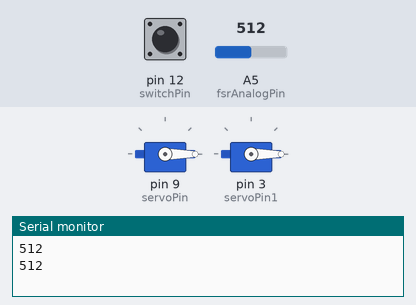
This sketch was run on a simulated Arduino Uno, built with avr-gcc and run on an emulated ATmega328P. Parts: 2 × servo, the last lines printed to the serial monitor. The inputs (shaded band) are chosen by the test bench; at power-on: A5 (fsrAnalogPin) = 512, pin 12 (switchPin) HIGH.

Above: at 8.8 s.
8.9 s: A5 (fsrAnalogPin) set to 440
16.9 s: pin 12 (switchPin) pulled LOW for 3 s
At 18.1 s:
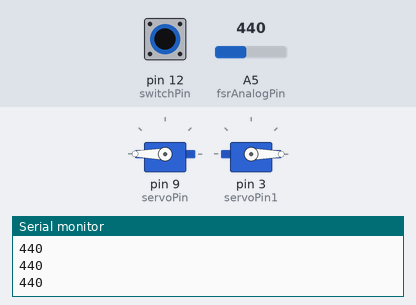
24.9 s: A5 (fsrAnalogPin) set to 463
At 27.1 s:
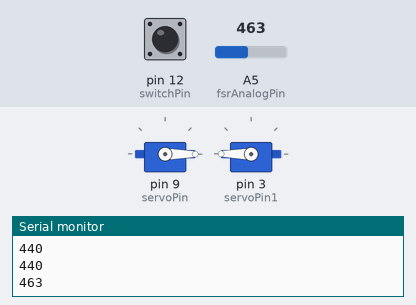
38.6 s: pin 12 (switchPin) pulled LOW for 3 s
At 43.3 s:
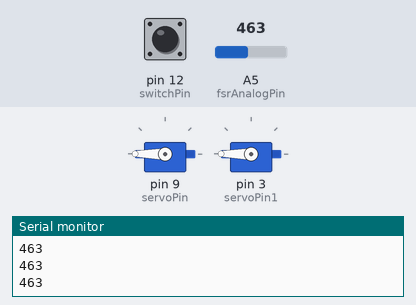
47.5 s: A5 (fsrAnalogPin) set to 306
At 48.3 s:
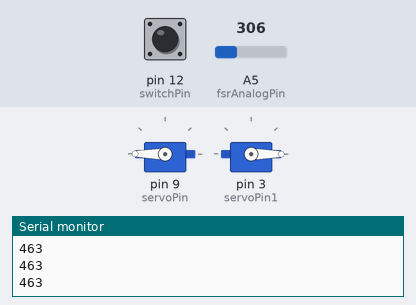
55.5 s: A5 (fsrAnalogPin) set to 460
At 57.7 s:
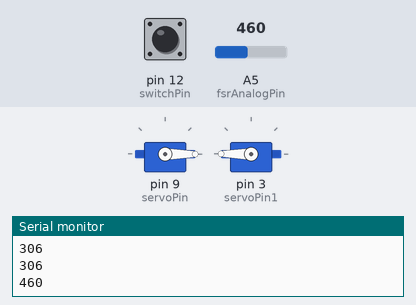
Timing chart, 0 to 70.2 s (numbered marks = the images above; inputs shaded):
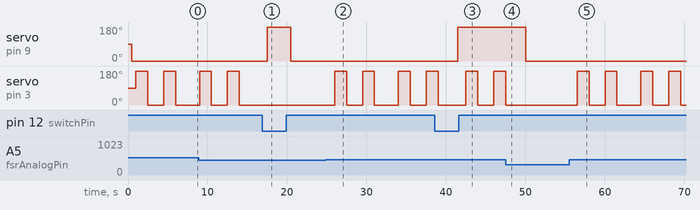

Measured:
- the behaviour switches between 450 and 451 on A5 (fsrAnalogPin) (found by bisection; images 1 and 2)
- after the input at 16.9 s, servo on pin 9 (servoPin): 0° → 180° after 0.60 s, → 0° 3.0 s later
- after the input at 24.9 s, servo on pin 3 (servoPin1): goes 180° 1.5 s, 0° 2.0 s, 180° 1.5 s, 0° 3.0 s, 180° 1.5 s, 0° 2.0 s, then 180°, starting after 1.1 s
- after the input at 38.6 s, servo on pin 9 (servoPin): 0° → 180° after 2.9 s
- after the input at 47.5 s, servo on pin 3 (servoPin1): goes on until 47.5 s, then stays 0°
- after the input at 55.5 s, servo on pin 3 (servoPin1): 0° → 180° after 1.0 s, → 0° 1.5 s later, → 180° 2.0 s later, → 0° 1.5 s later, … (8 changes in this stretch)
- by itself, servo on pin 3 (servoPin1): alternates 180° for 1.5 s and 0° for 2.0 s

The sketch:

smart_locker.ino
```cpp
#include <Servo.h>

const int switchPin = 12;
const int switchPin1 = 13;

const int servoPin = 9;
const int servoPin1 = 3;

const int fsrAnalogPin = A5;


int vale;
int fsrReading;

Servo servo;
Servo servo1;


void setup() {
  pinMode(switchPin, INPUT_PULLUP);
    Serial.begin(9600);

  servo.attach(servoPin);
  servo1.attach(servoPin1);

}

void loop() {
    vale=digitalRead(switchPin);
     fsrReading=analogRead(fsrAnalogPin);

        Serial.println(fsrReading);
        delay(500);

  if (vale== LOW){
  servo.write(180);
  delay(500);

      }
      else {
     servo.write(0);
     }

      if (fsrReading > 450){
        delay(500);
    servo1.write(180);
    delay(1500);
     servo1.write(0);
     delay(2000);
      servo1.write(180);
    delay(1500);
     servo1.write(0);
     delay(2000);

      }
      else {
     servo1.write(0);

      }

}
```
